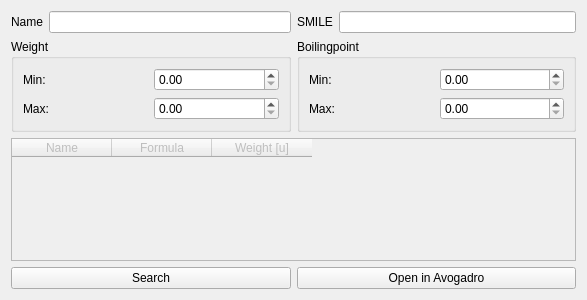
<ui version="4.0" >
 <class>StrigiWidget</class>
 <widget class="QWidget" name="StrigiWidget" >
  <property name="geometry" >
   <rect>
    <x>0</x>
    <y>0</y>
    <width>587</width>
    <height>300</height>
   </rect>
  </property>
  <property name="windowTitle" >
   <string>Searching for molecules on your computer</string>
  </property>
  <layout class="QGridLayout" >
   <item row="0" column="0" >
    <layout class="QHBoxLayout" >
     <item>
      <widget class="QLabel" name="label_2" >
       <property name="text" >
        <string>Name</string>
       </property>
      </widget>
     </item>
     <item>
      <widget class="QLineEdit" name="lineEdit_2" />
     </item>
    </layout>
   </item>
   <item row="0" column="1" >
    <layout class="QHBoxLayout" >
     <item>
      <widget class="QLabel" name="label" >
       <property name="text" >
        <string>SMILE</string>
       </property>
      </widget>
     </item>
     <item>
      <widget class="QLineEdit" name="lineEdit" />
     </item>
    </layout>
   </item>
   <item row="1" column="0" >
    <widget class="QGroupBox" name="groupBox" >
     <property name="title" >
      <string>Weight</string>
     </property>
     <layout class="QGridLayout" >
      <item row="0" column="0" >
       <widget class="QLabel" name="label_3" >
        <property name="text" >
         <string>Min:</string>
        </property>
       </widget>
      </item>
      <item row="0" column="1" >
       <widget class="QDoubleSpinBox" name="doubleSpinBox" />
      </item>
      <item row="1" column="0" >
       <widget class="QLabel" name="label_4" >
        <property name="text" >
         <string>Max:</string>
        </property>
       </widget>
      </item>
      <item row="1" column="1" >
       <widget class="QDoubleSpinBox" name="doubleSpinBox_2" />
      </item>
     </layout>
    </widget>
   </item>
   <item row="1" column="1" >
    <widget class="QGroupBox" name="groupBox_2" >
     <property name="title" >
      <string>Boilingpoint</string>
     </property>
     <layout class="QGridLayout" >
      <item row="0" column="0" >
       <widget class="QLabel" name="label_5" >
        <property name="text" >
         <string>Min:</string>
        </property>
       </widget>
      </item>
      <item row="0" column="1" >
       <widget class="QDoubleSpinBox" name="doubleSpinBox_3" />
      </item>
      <item row="1" column="0" >
       <widget class="QLabel" name="label_6" >
        <property name="text" >
         <string>Max:</string>
        </property>
       </widget>
      </item>
      <item row="1" column="1" >
       <widget class="QDoubleSpinBox" name="doubleSpinBox_4" />
      </item>
     </layout>
    </widget>
   </item>
   <item row="2" column="0" colspan="2" >
    <widget class="QTableWidget" name="tableWidget" >
     <property name="enabled" >
      <bool>false</bool>
     </property>
     <property name="toolTip" >
      <string>&lt;html>&lt;head>&lt;meta name="qrichtext" content="1" />&lt;style type="text/css">
p, li { white-space: pre-wrap; }
&lt;/style>&lt;/head>&lt;body style=" font-family:'Sans Serif'; font-size:9pt; font-weight:400; font-style:normal;">
&lt;p style=" margin-top:0px; margin-bottom:0px; margin-left:0px; margin-right:0px; -qt-block-indent:0; text-indent:0px;">This table shows you the found molecules.&lt;/p>&lt;/body>&lt;/html></string>
     </property>
     <column>
      <property name="text" >
       <string>Name</string>
      </property>
     </column>
     <column>
      <property name="text" >
       <string>Formula</string>
      </property>
     </column>
     <column>
      <property name="text" >
       <string>Weight [u]</string>
      </property>
     </column>
    </widget>
   </item>
   <item row="3" column="0" >
    <widget class="QPushButton" name="searchButton" >
     <property name="toolTip" >
      <string>This button starts the search for molecules</string>
     </property>
     <property name="text" >
      <string>Search</string>
     </property>
    </widget>
   </item>
   <item row="3" column="1" >
    <widget class="QPushButton" name="openButton" >
     <property name="text" >
      <string>Open in Avogadro</string>
     </property>
    </widget>
   </item>
  </layout>
 </widget>
 <resources/>
 <connections/>
</ui>
